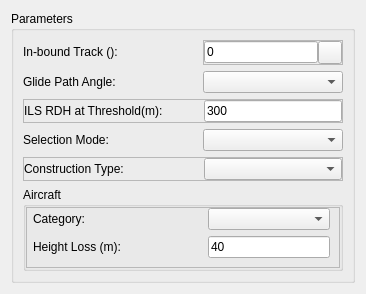
<?xml version="1.0" encoding="UTF-8"?>
<ui version="4.0">
 <class>Form</class>
 <widget class="QWidget" name="Form">
  <property name="geometry">
   <rect>
    <x>0</x>
    <y>0</y>
    <width>366</width>
    <height>261</height>
   </rect>
  </property>
  <property name="windowTitle">
   <string>Form</string>
  </property>
  <layout class="QVBoxLayout" name="verticalLayout">
   <item>
    <widget class="QGroupBox" name="grbParameters">
     <property name="title">
      <string>Parameters</string>
     </property>
     <layout class="QVBoxLayout" name="vLayout_grbParameters">
      <item>
       <widget class="QFrame" name="frame_ThrFaf">
        <property name="frameShape">
         <enum>QFrame::NoFrame</enum>
        </property>
        <property name="frameShadow">
         <enum>QFrame::Raised</enum>
        </property>
        <layout class="QHBoxLayout" name="horizontalLayout_65">
         <property name="spacing">
          <number>0</number>
         </property>
         <property name="margin">
          <number>0</number>
         </property>
         <item>
          <widget class="QLabel" name="label_73">
           <property name="sizePolicy">
            <sizepolicy hsizetype="Fixed" vsizetype="Fixed">
             <horstretch>0</horstretch>
             <verstretch>0</verstretch>
            </sizepolicy>
           </property>
           <property name="minimumSize">
            <size>
             <width>180</width>
             <height>0</height>
            </size>
           </property>
           <property name="maximumSize">
            <size>
             <width>180</width>
             <height>16777215</height>
            </size>
           </property>
           <property name="font">
            <font>
             <weight>50</weight>
             <bold>false</bold>
            </font>
           </property>
           <property name="text">
            <string>In-bound Track ():</string>
           </property>
          </widget>
         </item>
         <item>
          <widget class="QFrame" name="frame_APV_9">
           <property name="frameShape">
            <enum>QFrame::StyledPanel</enum>
           </property>
           <property name="frameShadow">
            <enum>QFrame::Raised</enum>
           </property>
           <layout class="QHBoxLayout" name="horizontalLayout_13">
            <property name="spacing">
             <number>0</number>
            </property>
            <property name="margin">
             <number>0</number>
            </property>
            <item>
             <widget class="QLineEdit" name="txtTrack">
              <property name="enabled">
               <bool>true</bool>
              </property>
              <property name="font">
               <font>
                <weight>50</weight>
                <bold>false</bold>
               </font>
              </property>
              <property name="text">
               <string>0</string>
              </property>
             </widget>
            </item>
            <item>
             <widget class="QToolButton" name="btnCaptureTrack">
              <property name="text">
               <string/>
              </property>
              <property name="icon">
               <iconset>
                <normaloff>:/gnss_item/coordinate_capture.png</normaloff>:/gnss_item/coordinate_capture.png</iconset>
              </property>
             </widget>
            </item>
           </layout>
          </widget>
         </item>
        </layout>
       </widget>
      </item>
      <item>
       <widget class="QFrame" name="frame_GPA">
        <property name="frameShape">
         <enum>QFrame::NoFrame</enum>
        </property>
        <property name="frameShadow">
         <enum>QFrame::Raised</enum>
        </property>
        <layout class="QHBoxLayout" name="hLayoutGPA">
         <property name="spacing">
          <number>0</number>
         </property>
         <property name="margin">
          <number>0</number>
         </property>
         <item>
          <widget class="QLabel" name="label_69">
           <property name="sizePolicy">
            <sizepolicy hsizetype="Fixed" vsizetype="Fixed">
             <horstretch>0</horstretch>
             <verstretch>0</verstretch>
            </sizepolicy>
           </property>
           <property name="minimumSize">
            <size>
             <width>180</width>
             <height>0</height>
            </size>
           </property>
           <property name="maximumSize">
            <size>
             <width>180</width>
             <height>16777215</height>
            </size>
           </property>
           <property name="font">
            <font>
             <weight>50</weight>
             <bold>false</bold>
            </font>
           </property>
           <property name="text">
            <string>Glide Path Angle:</string>
           </property>
          </widget>
         </item>
         <item>
          <widget class="QComboBox" name="cmbGPA">
           <property name="sizePolicy">
            <sizepolicy hsizetype="Expanding" vsizetype="Fixed">
             <horstretch>0</horstretch>
             <verstretch>0</verstretch>
            </sizepolicy>
           </property>
           <property name="font">
            <font>
             <weight>50</weight>
             <bold>false</bold>
            </font>
           </property>
          </widget>
         </item>
        </layout>
       </widget>
      </item>
      <item>
       <widget class="QFrame" name="frame_RDH">
        <property name="sizePolicy">
         <sizepolicy hsizetype="Minimum" vsizetype="Preferred">
          <horstretch>0</horstretch>
          <verstretch>0</verstretch>
         </sizepolicy>
        </property>
        <property name="frameShape">
         <enum>QFrame::StyledPanel</enum>
        </property>
        <property name="frameShadow">
         <enum>QFrame::Raised</enum>
        </property>
        <layout class="QHBoxLayout" name="hLayoutRDH">
         <property name="spacing">
          <number>0</number>
         </property>
         <property name="margin">
          <number>0</number>
         </property>
         <item>
          <widget class="QLabel" name="label_4">
           <property name="minimumSize">
            <size>
             <width>180</width>
             <height>0</height>
            </size>
           </property>
           <property name="maximumSize">
            <size>
             <width>180</width>
             <height>16777215</height>
            </size>
           </property>
           <property name="font">
            <font>
             <family>Arial</family>
             <weight>50</weight>
             <bold>false</bold>
            </font>
           </property>
           <property name="text">
            <string>ILS RDH at Threshold(m):</string>
           </property>
          </widget>
         </item>
         <item>
          <widget class="QLineEdit" name="txtRDH">
           <property name="sizePolicy">
            <sizepolicy hsizetype="MinimumExpanding" vsizetype="Fixed">
             <horstretch>0</horstretch>
             <verstretch>0</verstretch>
            </sizepolicy>
           </property>
           <property name="minimumSize">
            <size>
             <width>105</width>
             <height>0</height>
            </size>
           </property>
           <property name="maximumSize">
            <size>
             <width>16777215</width>
             <height>16777215</height>
            </size>
           </property>
           <property name="font">
            <font>
             <family>Arial</family>
             <weight>50</weight>
             <bold>false</bold>
            </font>
           </property>
           <property name="text">
            <string>300</string>
           </property>
          </widget>
         </item>
        </layout>
       </widget>
      </item>
      <item>
       <widget class="QFrame" name="frameSelectionMode">
        <property name="frameShape">
         <enum>QFrame::NoFrame</enum>
        </property>
        <property name="frameShadow">
         <enum>QFrame::Raised</enum>
        </property>
        <layout class="QHBoxLayout" name="hLayoutSelectionMode">
         <property name="spacing">
          <number>0</number>
         </property>
         <property name="margin">
          <number>0</number>
         </property>
         <item>
          <widget class="QLabel" name="label_68">
           <property name="minimumSize">
            <size>
             <width>180</width>
             <height>0</height>
            </size>
           </property>
           <property name="maximumSize">
            <size>
             <width>180</width>
             <height>16777215</height>
            </size>
           </property>
           <property name="font">
            <font>
             <weight>50</weight>
             <bold>false</bold>
            </font>
           </property>
           <property name="text">
            <string>Selection Mode:</string>
           </property>
          </widget>
         </item>
         <item>
          <widget class="QComboBox" name="cmbSelectionMode">
           <property name="sizePolicy">
            <sizepolicy hsizetype="Expanding" vsizetype="Fixed">
             <horstretch>0</horstretch>
             <verstretch>0</verstretch>
            </sizepolicy>
           </property>
           <property name="minimumSize">
            <size>
             <width>72</width>
             <height>0</height>
            </size>
           </property>
           <property name="font">
            <font>
             <weight>50</weight>
             <bold>false</bold>
            </font>
           </property>
          </widget>
         </item>
        </layout>
       </widget>
      </item>
      <item>
       <widget class="QFrame" name="frame_ConstructionType">
        <property name="enabled">
         <bool>true</bool>
        </property>
        <property name="sizePolicy">
         <sizepolicy hsizetype="Minimum" vsizetype="Preferred">
          <horstretch>0</horstretch>
          <verstretch>0</verstretch>
         </sizepolicy>
        </property>
        <property name="frameShape">
         <enum>QFrame::StyledPanel</enum>
        </property>
        <property name="frameShadow">
         <enum>QFrame::Raised</enum>
        </property>
        <layout class="QHBoxLayout" name="horizontalLayout_17">
         <property name="spacing">
          <number>0</number>
         </property>
         <property name="margin">
          <number>0</number>
         </property>
         <item>
          <widget class="QLabel" name="label_8">
           <property name="minimumSize">
            <size>
             <width>180</width>
             <height>0</height>
            </size>
           </property>
           <property name="maximumSize">
            <size>
             <width>140</width>
             <height>16777215</height>
            </size>
           </property>
           <property name="font">
            <font>
             <family>Arial</family>
             <weight>50</weight>
             <bold>false</bold>
            </font>
           </property>
           <property name="text">
            <string>Construction Type:</string>
           </property>
          </widget>
         </item>
         <item>
          <widget class="QComboBox" name="cmbConstructionType">
           <property name="maximumSize">
            <size>
             <width>16777215</width>
             <height>16777215</height>
            </size>
           </property>
           <property name="font">
            <font>
             <family>Arial</family>
             <weight>50</weight>
             <bold>false</bold>
            </font>
           </property>
           <property name="frame">
            <bool>true</bool>
           </property>
          </widget>
         </item>
        </layout>
       </widget>
      </item>
      <item>
       <widget class="QGroupBox" name="groupBox_3">
        <property name="title">
         <string>Aircraft</string>
        </property>
        <layout class="QHBoxLayout" name="horizontalLayout_6">
         <property name="spacing">
          <number>0</number>
         </property>
         <property name="margin">
          <number>0</number>
         </property>
         <item>
          <widget class="QFrame" name="frame_8">
           <property name="frameShape">
            <enum>QFrame::StyledPanel</enum>
           </property>
           <property name="frameShadow">
            <enum>QFrame::Raised</enum>
           </property>
           <layout class="QVBoxLayout" name="verticalLayout_14">
            <property name="leftMargin">
             <number>6</number>
            </property>
            <property name="topMargin">
             <number>0</number>
            </property>
            <item>
             <widget class="QFrame" name="frame_78">
              <property name="frameShape">
               <enum>QFrame::NoFrame</enum>
              </property>
              <property name="frameShadow">
               <enum>QFrame::Raised</enum>
              </property>
              <layout class="QHBoxLayout" name="horizontalLayout_71">
               <property name="spacing">
                <number>0</number>
               </property>
               <property name="margin">
                <number>0</number>
               </property>
               <item>
                <widget class="QLabel" name="label_84">
                 <property name="minimumSize">
                  <size>
                   <width>175</width>
                   <height>0</height>
                  </size>
                 </property>
                 <property name="maximumSize">
                  <size>
                   <width>175</width>
                   <height>16777215</height>
                  </size>
                 </property>
                 <property name="font">
                  <font>
                   <weight>50</weight>
                   <bold>false</bold>
                  </font>
                 </property>
                 <property name="text">
                  <string>Category:</string>
                 </property>
                </widget>
               </item>
               <item>
                <widget class="QComboBox" name="cmbAcCategory">
                 <property name="sizePolicy">
                  <sizepolicy hsizetype="Preferred" vsizetype="Fixed">
                   <horstretch>0</horstretch>
                   <verstretch>0</verstretch>
                  </sizepolicy>
                 </property>
                 <property name="minimumSize">
                  <size>
                   <width>95</width>
                   <height>0</height>
                  </size>
                 </property>
                 <property name="font">
                  <font>
                   <weight>50</weight>
                   <bold>false</bold>
                  </font>
                 </property>
                </widget>
               </item>
              </layout>
             </widget>
            </item>
            <item>
             <widget class="QFrame" name="frame_79">
              <property name="frameShape">
               <enum>QFrame::NoFrame</enum>
              </property>
              <property name="frameShadow">
               <enum>QFrame::Raised</enum>
              </property>
              <layout class="QHBoxLayout" name="horizontalLayout_72">
               <property name="spacing">
                <number>0</number>
               </property>
               <property name="margin">
                <number>0</number>
               </property>
               <item>
                <widget class="QLabel" name="label_85">
                 <property name="minimumSize">
                  <size>
                   <width>175</width>
                   <height>0</height>
                  </size>
                 </property>
                 <property name="maximumSize">
                  <size>
                   <width>175</width>
                   <height>16777215</height>
                  </size>
                 </property>
                 <property name="font">
                  <font>
                   <weight>50</weight>
                   <bold>false</bold>
                  </font>
                 </property>
                 <property name="text">
                  <string>Height Loss (m):</string>
                 </property>
                </widget>
               </item>
               <item>
                <widget class="QLineEdit" name="txtHL">
                 <property name="sizePolicy">
                  <sizepolicy hsizetype="Preferred" vsizetype="Fixed">
                   <horstretch>0</horstretch>
                   <verstretch>0</verstretch>
                  </sizepolicy>
                 </property>
                 <property name="font">
                  <font>
                   <weight>50</weight>
                   <bold>false</bold>
                  </font>
                 </property>
                 <property name="text">
                  <string>40</string>
                 </property>
                </widget>
               </item>
              </layout>
             </widget>
            </item>
           </layout>
          </widget>
         </item>
        </layout>
       </widget>
      </item>
     </layout>
    </widget>
   </item>
  </layout>
 </widget>
 <resources/>
 <connections/>
</ui>
